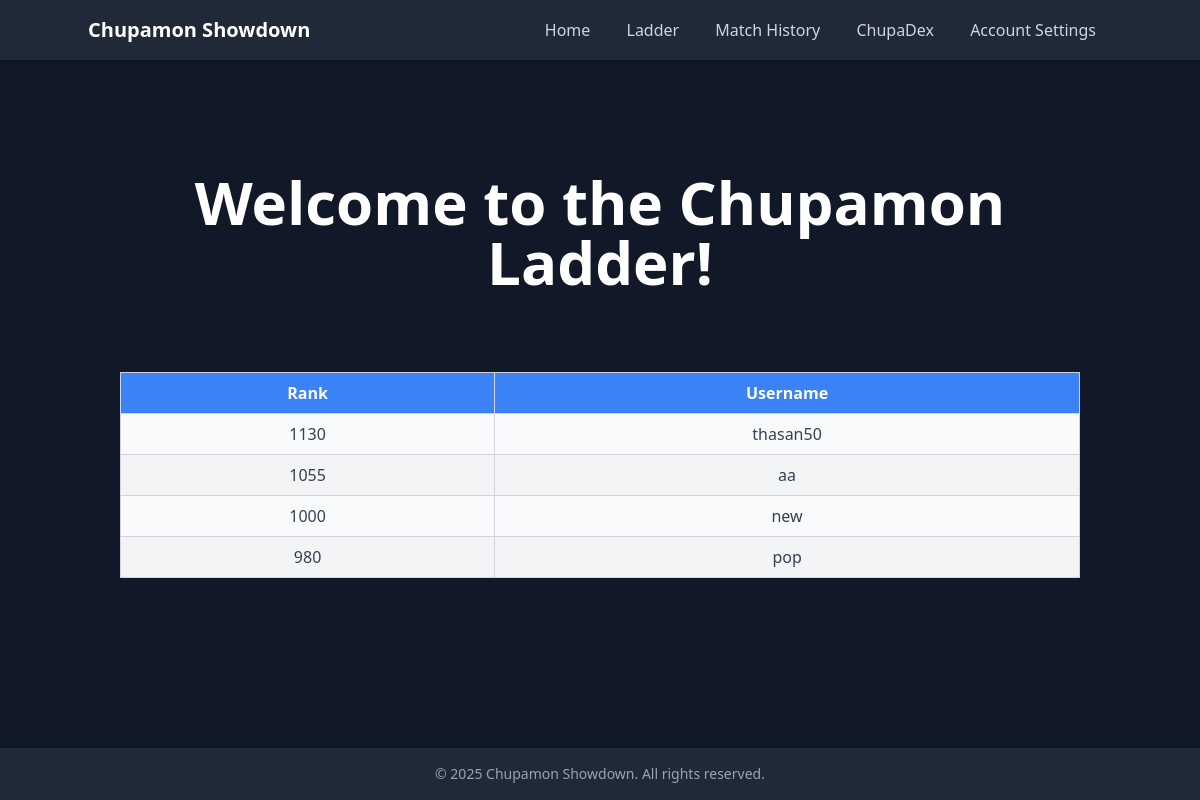
Page /ladder on the earlier database version.
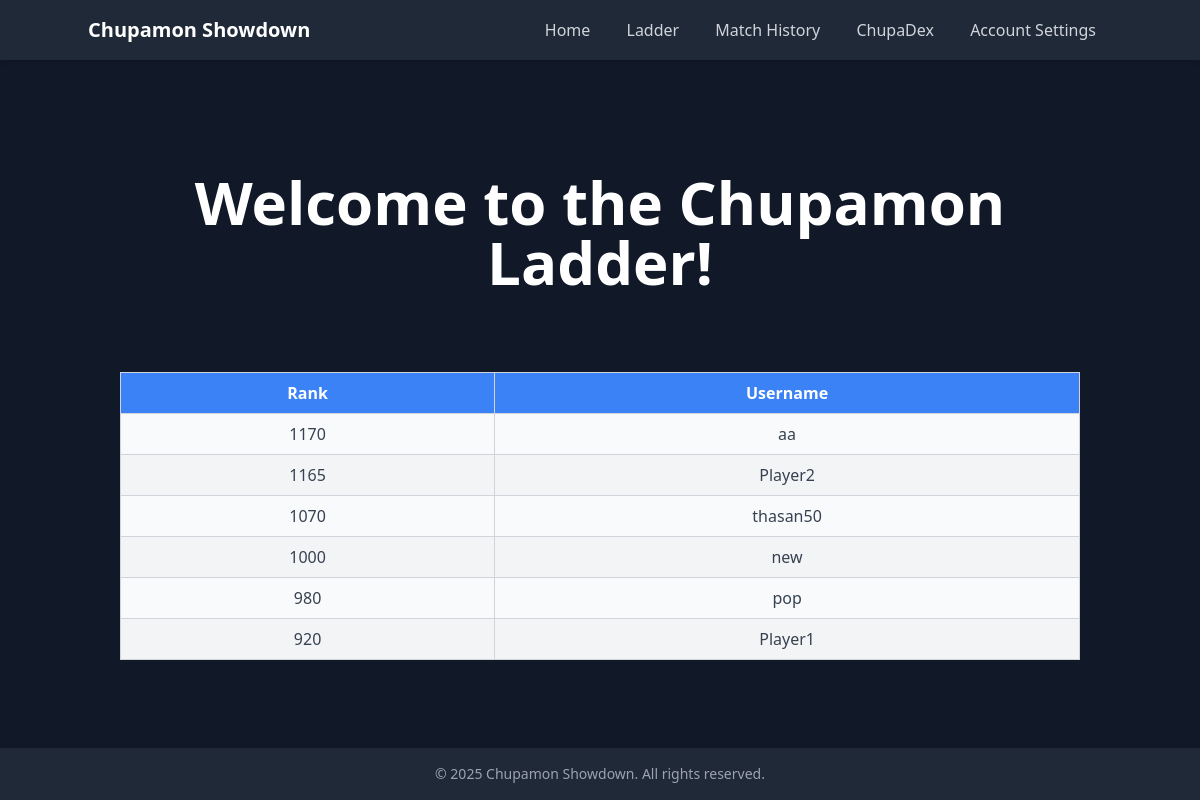
Same page on the later database version.
### tables this page shows
CREATE TABLE users (user_id INTEGER PRIMARY KEY AUTOINCREMENT, username TEXT, password TEXT, rank INTEGER, in_game TEXT, created_at TEXT, last_login TEXT);

### __init__.py (the view)
@app.route("/ladder", methods=['GET', 'POST'])
def ladder():
    passValue = 'username' in session
    data = db.getTable("users")
    userData = []
    rankData = []
    for user in data:
        if [user[0], user[1], user[3]] not in userData:
            userData.append([user[0], user[1], user[3]])
            rankData.append(user[3])
    rankData.sort(reverse=True)
    passData = []
    for rank in rankData:
        for count, user in enumerate(userData):
            if rank == user[2]:
                passData.append([user[0],user[1],user[2]])
                userData.pop(count)
    return render_template("ladder.html", user_data = passData, mode = mode, logged_in = passValue)

### db.py (called while the page is built)
def getTable(tableName):
    db = sqlite3.connect(DB_FILE, check_same_thread=False)
    c = db.cursor()
    c.execute("SELECT * from " + tableName)
    a = c.fetchall()
    db.close()
    return a

### templates/ladder.html (shortened to what this page needs)
<!DOCTYPE html>
<html lang="en">
   <head>
      <script src="https://cdn.tailwindcss.com"></script>
   </head>
   {% if mode %}
   <body class="bg-white text-black min-h-screen flex flex-col">
      {% else %}
      <body class="bg-gray-900 text-white min-h-screen flex flex-col">
         {% endif %}
         {% if mode %}
         <header class="bg-gray-300 p-4 shadow-md">
            <div class="container mx-auto flex items-center justify-between">
               <h1 class="text-xl font-bold"><a href="/"> Chupamon Showdown </a> </h1>
               <nav>
                  <a href="/" class="text-gray-700 hover:text-black px-4">Home</a>
                  <a href="/ladder" class="text-gray-700 hover:text-black px-4">Ladder</a>
                  <a href="/history" class="text-gray-700 hover:text-black px-4">Match History</a>
                  <a href="/chupadex" class="text-gray-700 hover:text-black px-4">ChupaDex</a>
                  <button onclick="toggleHidden('settings')" class="text-gray-700 hover:text-black px-4">Account Settings</button>
               </nav>
            </div>
         </header>
         {% else %}
         <header class="bg-gray-800 p-4 shadow-md">
            <div class="container mx-auto flex items-center justify-between">
               <h1 class="text-xl font-bold"><a href="/"> Chupamon Showdown </a> </h1>
               <nav>
                  <a href="/" class="text-gray-300 hover:text-white px-4">Home</a>
                  <a href="/ladder" class="text-gray-300 hover:text-white px-4">Ladder</a>
                  <a href="/history" class="text-gray-300 hover:text-white px-4">Match History</a>
                  <a href="/chupadex" class="text-gray-300 hover:text-white px-4">ChupaDex</a>
                  <button onclick="toggleHidden('settings')" class="text-gray-300 hover:text-white px-4">Account Settings</button>
               </nav>
            </div>
         </header>
         {% endif %}
      <main class="flex-grow container mx-auto p-8">
         <div class="text-center">
            <h2 class="text-6xl font-bold mb-20 mt-20">Welcome to the Chupamon Ladder!</h2>
         </div>
         <table class="w-full table-auto border-collapse border border-gray-200">
            <thead class="bg-blue-500 text-white">
               <tr>
                  <th class="px-4 py-2 border border-gray-300">Rank</th>
                  <th class="px-4 py-2 border border-gray-300">Username</th>
               </tr>
            </thead>
            <tbody id="ranking-body" class="text-gray-700">
               {% for user in user_data %}
               <tr class="odd:bg-gray-50 even:bg-gray-100">
                  <td class="px-4 py-2 text-center border border-gray-300"> {{user[2]}}</td>
                  <td class="px-4 py-2 text-center border border-gray-300">{{user[1]}}</td>
               </tr>
               {% endfor %}
            </tbody>
         </table>
      </main>
      {% if mode %}
      <footer class="bg-gray-300 p-4 text-center">
      <p class="text-gray-700 text-sm">&copy; 2025 Chupamon Showdown. All rights reserved.</p>
      {% else %}
      <footer class="bg-gray-800 p-4 text-center">
         <p class="text-gray-400 text-sm">&copy; 2025 Chupamon Showdown. All rights reserved.</p>
         {% endif %}
      </footer>
   </body>
</html>

Differences in the rows shown:
changed users "aa": rank "1055" → "1170"; moves up the list
added users: rank "1165", username "Player2"
changed users "thasan50": rank "1130" → "1070"
added users: rank "920", username "Player1"
